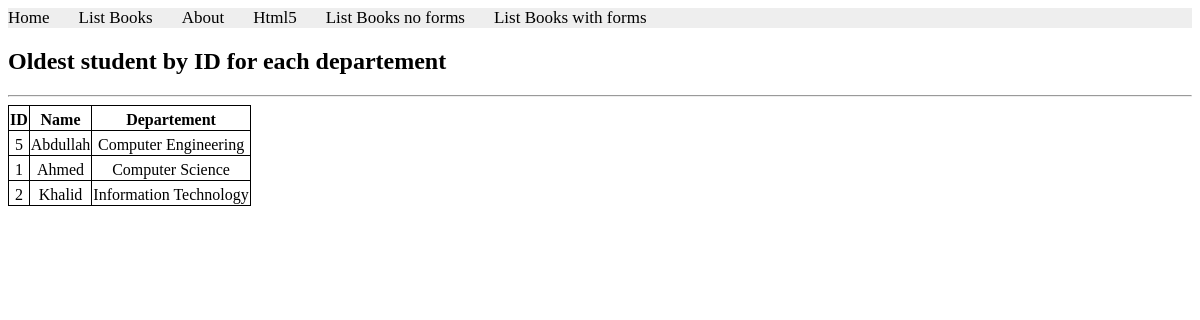
The app's page /books/lab9/task3 with its own data.
### apps/bookmodule/models.py (models this page shows)
class Departement(models.Model):
    name = models.CharField(max_length=50)

class Student9(models.Model):
    name = models.CharField(max_length=50)
    card = models.OneToOneField(Card, on_delete=models.PROTECT)
    departement = models.ForeignKey(Departement, on_delete=models.CASCADE)
    Courses = models.ManyToManyField(Course)

### apps/bookmodule/views.py (the view)
# urls.py: path('lab9/task3', views.lab9task3, name="books.lab9task3"),
def lab9task3(request):
    mybook = Student9.objects.values('departement__name').annotate(student_id=Min('id'))
    for item in mybook:
        student = Student9.objects.get(id=item['student_id'])
        item['student_name'] = student.name
    return render(request, 'bookmodule/lab9task3.html', {'books': mybook})

### apps/templates/bookmodule/lab9task3.html (shortened to what this page needs)
{% extends "layouts/base.html" %}
{% load static %}
{% block content %}
<h2>Oldest student by ID for each departement</h2>
    <hr>
    <table>
        <tr>
            <td><strong>ID</td>
            <td><strong>Name</td>
            <td><Strong>Departement</td>
        </tr>
    {% for item in books %}
        <tr>
            <td>{{item.student_id}}</td>
            <td>{{item.student_name}}</td>
            <td>{{item.departement__name}}</td>
        </tr>
    {% endfor %}
    </table>
{% endblock content %}

### apps/templates/bookmodule/lab9task3.html (style rules this page uses)
table,th,td,tr { border: 1px solid; text-align: center; border-collapse: collapse; padding-top: 5px; }

### records on screen
Departement: student_id "5", student_name "Abdullah", departement__name "Computer Engineering"
Departement: student_id "1", student_name "Ahmed", departement__name "Computer Science"
Departement: student_id "2", student_name "Khalid", departement__name "Information Technology"
